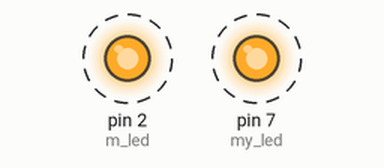
Simulated run of this sketch. Board: Arduino Uno, built with avr-gcc and run on an emulated ATmega328P. On the bench: output pins drawn as LEDs (lit = HIGH). Dashed ring = blinking. What the sketch prints to the serial monitor is not drawn.

Above: at 0.5 s.
Timing chart, 0 to 4.6 s (numbered marks = the images above):
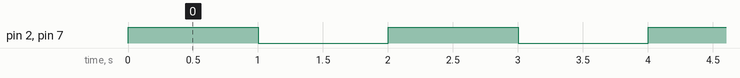

The sketch:

LED_BLINK_AT_THE_SAME_TIME.ino
```cpp
#define my_led 7
#define m_led 2
void setup() {
  Serial.begin(9600);
  pinMode(my_led,OUTPUT);
  pinMode(m_led,OUTPUT);

}

void loop(){
    digitalWrite(my_led,HIGH);
    digitalWrite(m_led,HIGH);
    Serial.println("MY_LED is ON");
    Serial.println("M_LED is ON");
   delay(1000);

    digitalWrite(my_led,LOW);
    digitalWrite(m_led,LOW);
    Serial.println("MY_LED is OF");
    Serial.println("MY_LED is OF");
    delay(1000);

}
```

Measured:
- by itself, pin 2 (m_led), pin 7 (my_led): alternates HIGH for 1.0 s and LOW for 1.0 s
